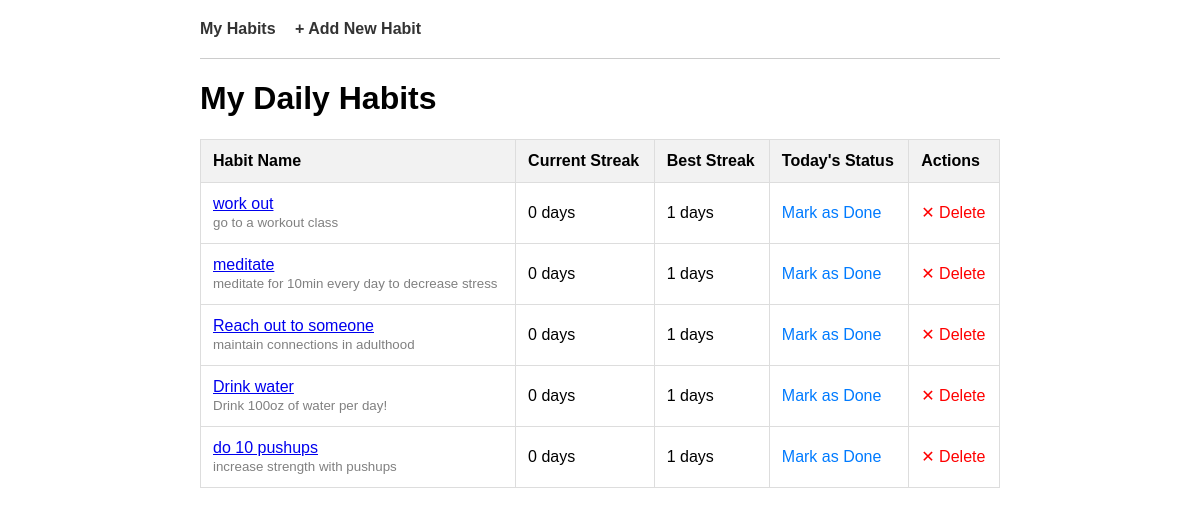
The page / on the database its author committed.
### tables this page shows
CREATE TABLE habits (
    id INTEGER PRIMARY KEY AUTOINCREMENT,
    name TEXT NOT NULL,
    description TEXT,
    longest_streak INTEGER NOT NULL DEFAULT 0
);

### application.py (the view)
@app.route("/")
def index():
    habits = db.execute("SELECT id, name, description, longest_streak FROM habits")
    habits_data = []
    today_str = date.today().isoformat()
    for habit in habits:
        hid = habit["id"]
        logs = db.execute("SELECT date FROM logs WHERE habit_id = ? ORDER BY date", hid)
        dates = [row["date"] for row in logs]
        current_streak = compute_current_streak(dates)
        done_today = today_str in dates
        habits_data.append({
            "id": hid,
            "name": habit["name"],
            "description": habit.get("description"),
            "current_streak": current_streak,
            "longest_streak": habit["longest_streak"],
            "done_today": done_today
        })
    return render_template("index.html", habits=habits_data)

### application.py (called while the page is built, shortened)
def compute_current_streak(dates):
    if not dates:
        return 0
    sorted_dates = sorted(dates)
    last_date_str = sorted_dates[-1]
    last_date = date.fromisoformat(last_date_str)
    today = date.today()
    if last_date < today - timedelta(days=1):
        return 0

### templates/index.html
{% extends "layout.html" %}
{% block main %}
    <h1>My Daily Habits</h1>
    {% if habits|length == 0 %}
        <p>You haven't tracked any habits yet. Click "Add New Habit" to get started.</p>
    {% else %}
        <table>
            <tr>
                <th>Habit Name</th>
                <th>Current Streak</th>
                <th>Best Streak</th>
                <th>Today's Status</th>
                <th>Actions</th>
            </tr>
            {% for habit in habits %}
            <tr>
                <td>
                    <a href="/habit/{{ habit.id }}">{{ habit.name }}</a>
                    {% if habit.description %}
                    <br><small style="color:gray">{{ habit.description }}</small>
                    {% endif %}
                </td>
                <td>{{ habit.current_streak }} days</td>
                <td>{{ habit.longest_streak }} days</td>
                <td>
                    {% if habit.done_today %}
                        <span class="done">✓ Completed</span>
                    {% else %}
                        <a href="/done/{{ habit.id }}" class="not-done">Mark as Done</a>
                    {% endif %}
                </td>
                <td>
                    <a href="/delete/{{ habit.id }}" style="color:red; text-decoration:none;" onclick="return confirm('Delete this habit permanently?');">✕ Delete</a>
                </td>
            </tr>
            {% endfor %}
        </table>
    {% endif %}
{% endblock %}

### templates/layout.html (shortened to what this page needs)
<!DOCTYPE html>
<html lang="en">
<head>
</head>
<body>
    <nav>
        <a href="/">My Habits</a>
        <a href="/add">+ Add New Habit</a>
    </nav>
    {% block main %}{% endblock %}
</body>
</html>

### templates/layout.html (style rules this page uses)
body { font-family: sans-serif; margin: 20px; max-width: 800px; margin: 0 auto; padding: 20px; }
nav { margin-bottom: 20px; padding-bottom: 20px; border-bottom: 1px solid #ccc; }
nav a { margin-right: 15px; text-decoration: none; font-weight: bold; color: #333; }
table { border-collapse: collapse; width: 100%; margin-top: 20px; }
table, th, td { border: 1px solid #ddd; }
th, td { padding: 12px; text-align: left; }
th { background-color: #f2f2f2; }
.not-done { color: #007BFF; cursor: pointer; text-decoration: none; }

### rows shown on the page
habits: name "work out", description "go to a workout class", current_streak "0", longest_streak "1"
habits: name "meditate", description "meditate for 10min every day to decrease stress", current_streak "0", longest_streak "1"
habits: name "Reach out to someone", description "maintain connections in adulthood", current_streak "0", longest_streak "1"
habits: name "Drink water", description "Drink 100oz of water per day!", current_streak "0", longest_streak "1"
habits: name "do 10 pushups", description "increase strength with pushups", current_streak "0", longest_streak "1"
